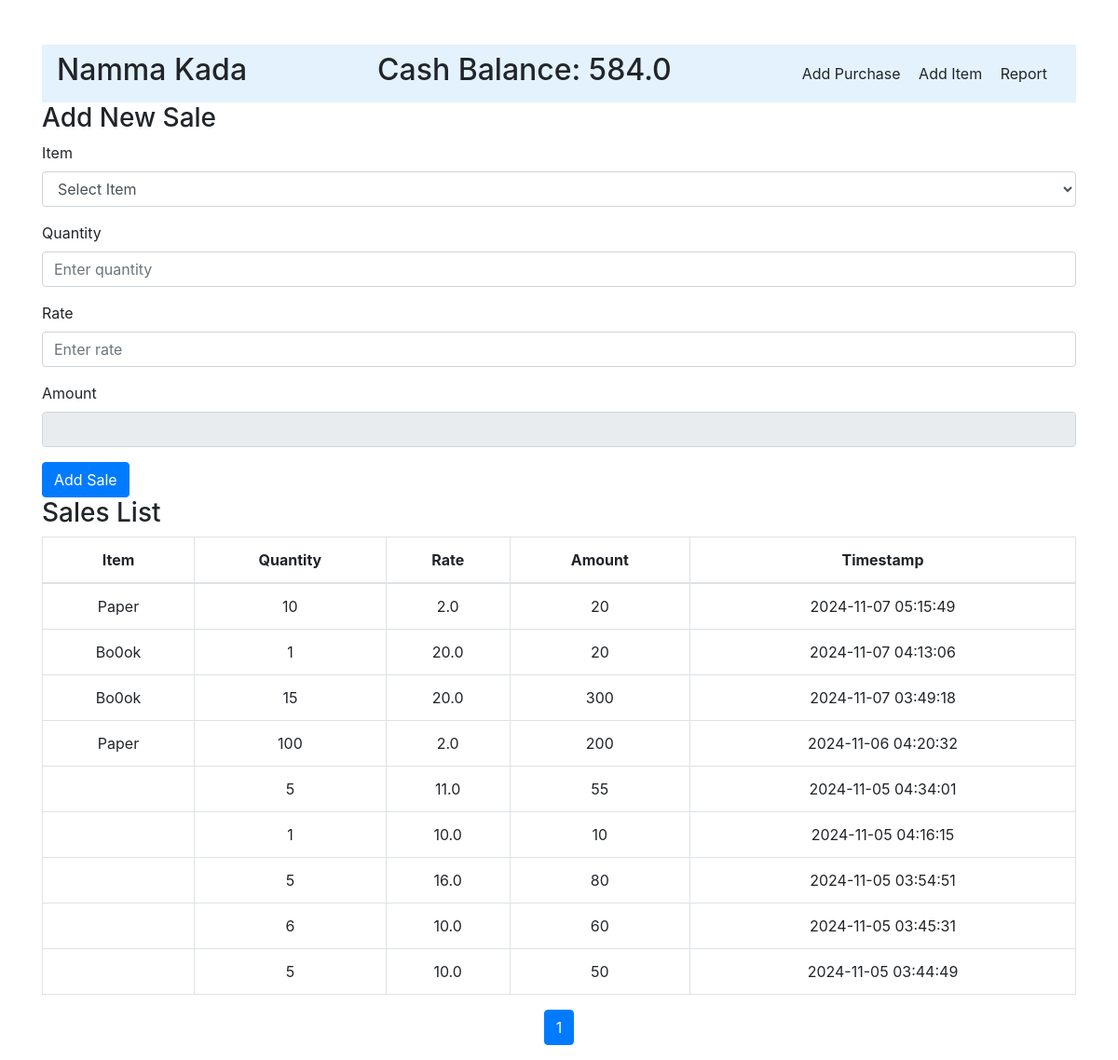
Page /sales/ on the committed database.
### main.py (models this page shows)
class Company(db.Model):
    id = db.Column(db.Integer, primary_key=True)
    company_name = db.Column(db.String(128))
    cash_balance = db.Column(db.Float, default = 1000)

class Sales(db.Model):
    id = db.Column(db.Integer, primary_key = True)
    timestamp = db.Column(db.DateTime, default = db.func.current_timestamp())
    item_id = db.Column(db.Integer, db.ForeignKey('item.id'))
    qty = db.Column(db.Integer)
    rate = db.Column(db.Float)
    amount = db.Column(db.Integer)
    item = db.relationship('Item', backref=db.backref('sales', lazy=True))

class Item(db.Model):
    id = db.Column(db.Integer, primary_key = True)
    item_name = db.Column(db.String(128))
    qty = db.Column(db.Integer, default = 0)

### main.py (the view, shortened to what this page needs)
@app.route('/sales/', methods=['GET', 'POST'])
def sales_view():
    if request.method == 'GET':
        page = request.args.get('page', 1, type=int)
        sales = Sales.query.order_by(Sales.id.desc()).paginate(page=page, per_page=10)
        return render_template('salepage.html', sales=sales, items=Item.query.all(), company = Company.query.first())

### templates/salepage.html (shortened to what this page needs)
<!DOCTYPE html>
<html lang="en">
<head>
    <link rel="stylesheet" href="https://stackpath.bootstrapcdn.com/bootstrap/4.5.2/css/bootstrap.min.css">
</head>
<body class="container mt-5">
    <header>
    <nav class="navbar" style="background-color: #e3f2fd">
            <h2 class="company">{{ company.company_name }}</h2>
            <h2 class="cash-balance">Cash Balance: {{ company.cash_balance }}</h2>
            <div class="nav-links">
                <a href="{{ url_for('purchase_view') }}" style="text-decoration: none; color: inherit; margin-right: 15px;">Add Purchase</a>
                <a href="{{ url_for('item_view') }}" style="text-decoration: none; color: inherit; margin-right: 15px;">Add Item</a>
                <a href="{{ url_for('report_view') }}" style="text-decoration: none; color: inherit; margin-right: 15px;">Report</a>
            </div>
        </nav>
    </header>
    <form action="{{ url_for('sales_view') }}" method="POST">
        <h3>Add New Sale</h3>
        <div class="form-group">
            <label for="item_id">Item</label>
            <select id="item_id" name="item_id" class="form-control" required>
                <option value="" disabled selected>Select Item</option>
            </select>
        </div>
        <div class="form-group">
            <label for="qty">Quantity</label>
            <input type="number" id="qty" name="qty" class="form-control" required placeholder="Enter quantity">
        </div>
        <div class="form-group">
            <label for="rate">Rate</label>
            <input type="number" id="rate" name="rate" class="form-control" required placeholder="Enter rate">
        </div>
        <div class="form-group">
            <label for="amount">Amount</label>
            <input type="number" id="amount" name="amount" class="form-control" required readonly>
        </div>
        <button type="submit" class="btn btn-primary">Add Sale</button>
    </form>
    <h3>Sales List</h3>
    <table class="table table-bordered text-center">
        <thead>
            <tr>
                <th>Item</th>
                <th>Quantity</th>
                <th>Rate</th>
                <th>Amount</th>
                <th>Timestamp</th>
            </tr>
        </thead>
        <tbody>
            {% for sale in sales %}
            <tr>
                <td>{{ sale.item.item_name }}</td>
                <td>{{ sale.qty }}</td>
                <td>{{ sale.rate }}</td>
                <td>{{ sale.amount }}</td>
                <td>{{ sale.timestamp }}</td>
            </tr>
            {% endfor %}
        </tbody>
    </table>
    <nav aria-label="Page navigation">
        <ul class="pagination justify-content-center">
            {% for page_num in sales.iter_pages() %}
                {% if page_num %}
                    <li class="page-item {% if page_num == sales.page %}active{% endif %}">
                        <a class="page-link" href="{{ url_for(request.endpoint, page=page_num) }}">{{ page_num }}</a>
                    </li>
                {% else %}
                    <li class="page-item disabled"><span class="page-link">…</span></li>
                {% endif %}
            {% endfor %}
        </ul>
    </nav>
</body>
</html>

### rows in the picture
Company: company_name "Namma Kada", cash_balance "584.0"
Sales: item.item_name "Paper", qty "10", rate "2.0", amount "20", timestamp "2024-11-07 05:15:49"
Sales: item.item_name "Bo0ok", qty "1", rate "20.0", amount "20", timestamp "2024-11-07 04:13:06"
Sales: item.item_name "Bo0ok", qty "15", rate "20.0", amount "300", timestamp "2024-11-07 03:49:18"
Sales: item.item_name "Paper", qty "100", rate "2.0", amount "200", timestamp "2024-11-06 04:20:32"
Sales: qty "5", rate "11.0", amount "55", timestamp "2024-11-05 04:34:01"
Sales: qty "1", rate "10.0", amount "10", timestamp "2024-11-05 04:16:15"
Sales: qty "5", rate "16.0", amount "80", timestamp "2024-11-05 03:54:51"
Sales: qty "6", rate "10.0", amount "60", timestamp "2024-11-05 03:45:31"
Sales: qty "5", rate "10.0", amount "50", timestamp "2024-11-05 03:44:49"

### other values in the picture
{{ page_num }} "1"
